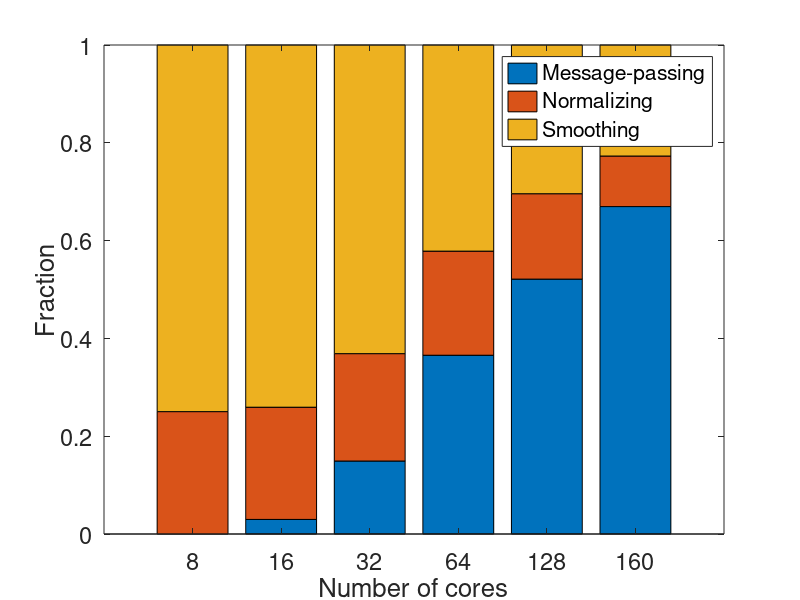

MATLAB code for this plot:
clc; clear all; close all; 

% 20 x 20 blocks
% upscaling factor: 100


T_total = [
7.571
3.76
2.12
1.381
0.9145
0.8853
];

T_jacobi = [
5.676
2.785
1.338
0.5821
0.2781
0.201
];

T_send = [
0
0.1122
0.3164
0.5049
0.4767
0.5928
];

%T_total = T_total(1:7);
%T_jacobi = T_jacobi(1:7);
%T_send = T_send(1:7);


T_norm = T_total - T_jacobi - T_send;



T_j_frac = T_jacobi./T_total

T_s_frac = T_send./T_total

T_n_frac = T_norm./T_total;


x = [
8
16
32
64
128
160   
]';


my_green_1 = [93 148 111] ./ 255;
my_green_2 = [87 160 37] ./ 255;
my_blue_1 = [61 97 209] ./ 255;
my_blue_2 = [89 89 224] ./ 255;
my_red_1 = [223 95 88] ./ 255;
my_red_2 = [193 8 23] ./ 255;


xt = [0 1 2 3 4 5 6 7 8  ];



%{
set(gcf,'Units','inches');
screenposition = get(gcf,'Position');
set(gcf,...
    'PaperPosition',[0 0 screenposition(3:4)],...
    'PaperSize',[screenposition(3:4)]);
print -dpdf -painters unstuctured_fraction_hybrid
%}







newY = [ T_s_frac T_n_frac T_j_frac   ]

FigHandle = figure('Position', [1200, 200, 80*length(x), 400]);
bar(newY,'stacked');  %# Create a stacked histogram
set(gca, 'XTickLabel',[])                    
xt = get(gca, 'XTick');
set(gca, 'XTick', xt, 'XTickLabel', x)
set(gca,'ytick',[0:0.2:1]);
LEG1 = legend('Message-passing','Normalizing', 'Smoothing');
set(LEG1);
xlabel('Number of cores');
ylabel('Fraction');
colormap([my_red_1; my_blue_1; my_green_1])
set(gca,'fontsize',17)

set(gca,'XLim',[0.5 12.5],'YLim',[0 1])


set(gca,'XLim',[0 7],'YLim',[0 1])



